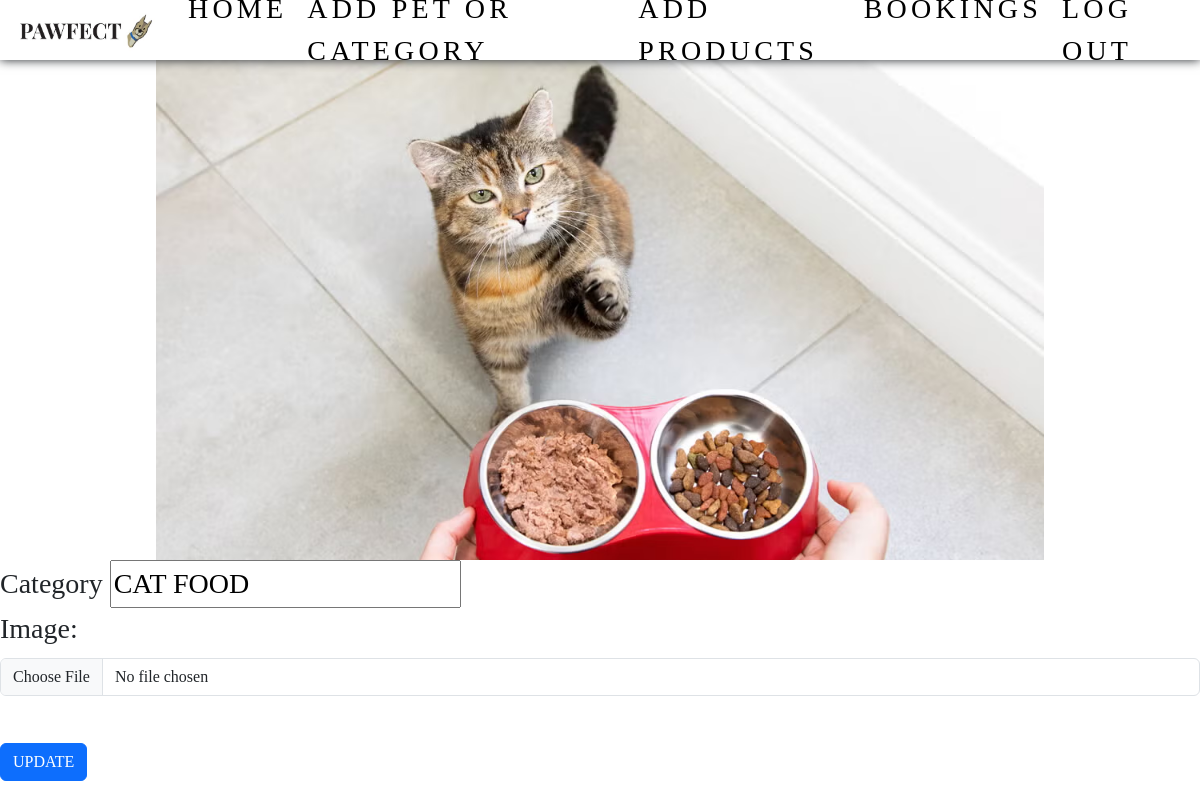
/edit_category/6 (signed in), run on the app's committed database.
### app/models.py (models this page shows)
class Category(models.Model):
    pet=models.ForeignKey(Pet,on_delete=models.CASCADE)
    category=models.TextField()
    img=models.FileField()

### app/views.py (the view)
# urls.py: path('edit_category/<pid>',views.edit_category),
def edit_category(req,pid):
    if 'eshop' in req.session:
        if req.method=='POST':
            cate=req.POST['cate']
            img=req.FILES.get('cateImg')
            if img:
                Category.objects.filter(pk=pid).update(category=cate)
                data=Category.objects.get(pk=pid)
                url=data.img.url
                og_path=url.split('/')[-1]
                os.remove('media/'+og_path)
                data.img=img
                data.save()
            else:
                Category.objects.filter(pk=pid).update(category=cate)
            return redirect(add_pet)
        else:
            data=Category.objects.get(pk=pid)
            return render(req,'shop/editCategory.html',{'data':data})
    else:
        return redirect(shop_login)

### templates/shop/editCategory.html (shortened to what this page needs)
<!DOCTYPE html>
<html lang="en">
<head>
    {% load static %}
    <link href="https://cdn.jsdelivr.net/npm/bootstrap@5.3.3/dist/css/bootstrap.min.css" rel="stylesheet">
    <link rel="stylesheet" href="{% static 'css\style.css' %}">
</head>
<body>
    <nav class="navbar navbar-expand-sm  navbar-dark fixed-top">
        <div class="container-fluid">
          <a class="navbar-brand" href="#"><img src="{% static 'images/pawfectlogo.jpg'%}" alt="" width="150px"></a>
          <div class="collapse navbar-collapse" id="collapsibleNavbar">
            <ul class="navbar-nav">
              <li class="nav-item">
                <a class="nav-link" href="../shop_home">Home</a>
              </li>
              <li class="nav-item">
                <a class="nav-link" href="../add_pet">Add Pet or Category</a>
              </li>
              <li class="nav-item">
                <a class="nav-link" href="../add_prod">Add Products</a>
              </li>
              <li class="nav-item">
                <a class="nav-link" href="../booking">Bookings</a>
              </li>
              <li class="nav-item">
                <a class="nav-link" href="../logout">Log out</a>
              </li>
            </ul>
          </div>
        </div>
      </nav>
    <form action="" method="post" enctype="multipart/form-data" class="editpet">
        <img src="{{data.img.url}}" alt="" style="width: 100%; height: 500px;object-fit: contain;">
        <label for="cate">Category</label>
        <input type="text" name="cate" value="{{data.category}}"><br>
        <label for="img" class="form-label">Image:</label>
        <input type="file" class="form-control" name="cateImg"><br>
        <input type="submit" class="btn btn-primary" value="UPDATE">
    </form>
</body>
</html>

### static/css/style.css (style rules this page uses)
body { margin-top: 60px; font-family: 'Cute Font'; font-size: 28px; }
.navbar { background-color: rgb(255, 255, 255); box-shadow: 0 0 10px ; height: 60px; }
.nav-link { color: rgb(0, 0, 0); padding: 5px 10px !important; text-transform: uppercase; letter-spacing: 0.15em; display: inline-block; position: relative; }

### data on the page
Category: img (picture), cate "CAT FOOD"
